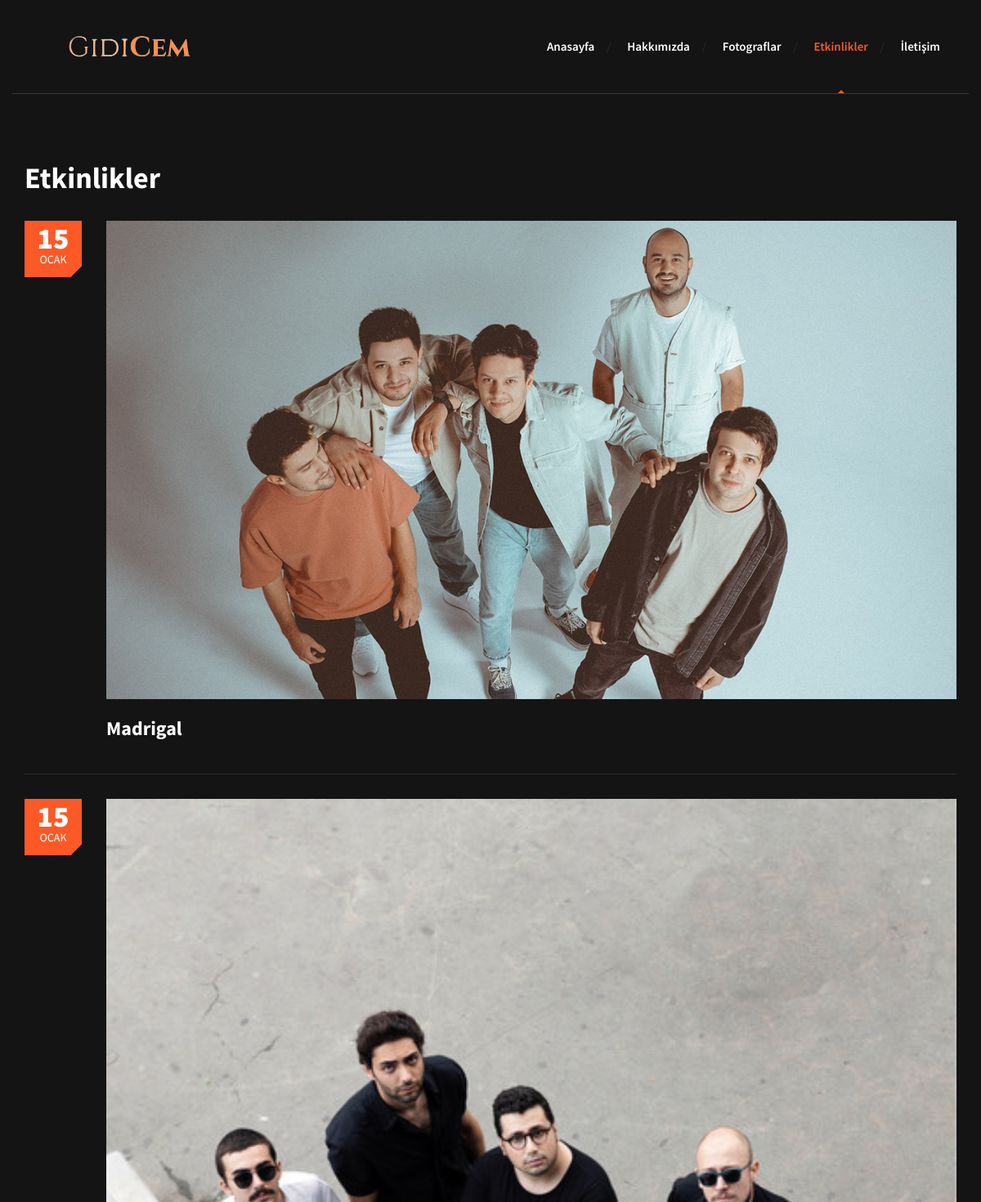
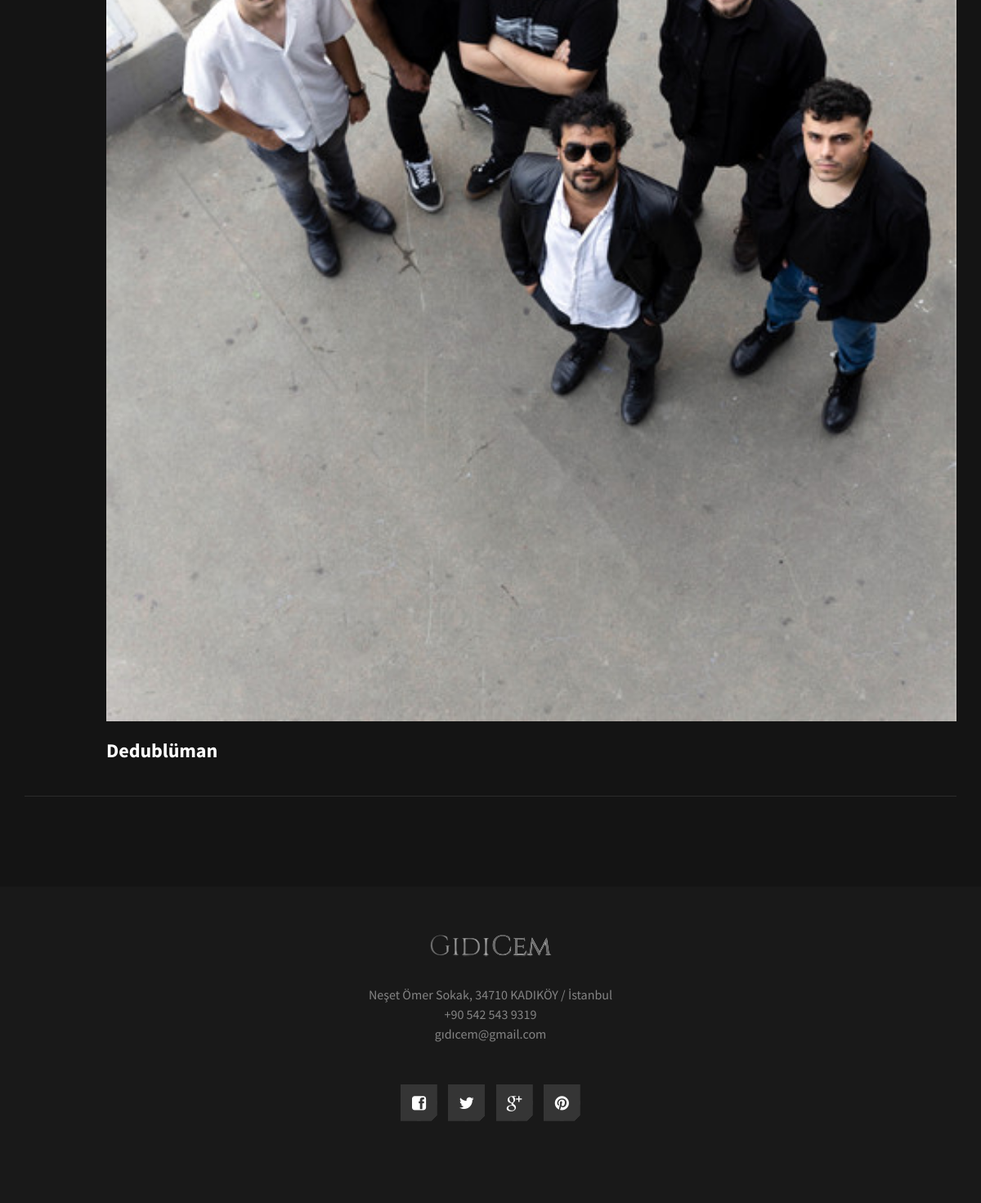
The page /gidicem/blog.php on the database its author committed (2 pictures, top to bottom).
### tables this page shows
CREATE TABLE IF NOT EXISTS `etkinlikler` (
  `id` int(11) NOT NULL AUTO_INCREMENT,
  `gun` varchar(250) NOT NULL,
  `ay` varchar(250) NOT NULL,
  `photo` varchar(250) NOT NULL,
  `isim` varchar(250) NOT NULL,
  PRIMARY KEY (`id`)
);

### gidicem/blog.php (the view, shortened to what this page needs)
<!DOCTYPE html>
<html lang="tr">
	<head>
		<link href="fonts/font-awesome.min.css" rel="stylesheet" type="text/css">
		<link rel="stylesheet" href="style.css">
	</head>
	<body>
		<div id="site-content">
			<header class="site-header">
				<div class="container">
					<a href="index.php" id="branding">
						<img src="dummy/logo.png" alt="Site Title">
					</a>
					<nav class="main-navigation">
						<ul class="menu">
							<li class="menu-item "><a href="index.php">Anasayfa</a></li>
							<li class="menu-item"><a href="about.php">Hakkımızda</a></li>
							<li class="menu-item"><a href="gallery.php">Fotograflar</a></li>
							<li class="menu-item current-menu-item"><a href="blog.php">Etkinlikler</a></li>
							<li class="menu-item"><a href="contact.php">İletişim</a></li>
						</ul>
					</nav>
				</div>
			</header>
			<main class="main-content">
				<div class="fullwidth-block inner-content">
					<div class="container">
						<div class="row">
							<div class="col-md-12">
								<div class="content">
									<h2 class="entry-title">Etkinlikler</h2>
									<?php
									$conn = new PDO("mysql:host=localhost;dbname=gidicem;charset=utf8", "root", "");
									$veri = $conn
									->query("SELECT * FROM etkinlikler")
									->fetchAll();
									foreach($veri as $row){
										echo
										"
										<div class=\"post\">
										<div class=\"entry-date\">
											<div class=\"date\">".$row[1]."</div>
											<span class=\"month\">".$row[2]."</span>
										</div>
										<div class=\"featured-image\">
											<img src=\"actvty/".$row[3]."\" alt=\"\">
										</div>
										<h2 class=\"entry-title\"><a href=\"#\">".$row[4]."</a></h2>
										<p></p>
									</div>";
								}
								?>
								</div>
							</div>
						</div>
					</div>
				</div>
			</main>
			<footer class="site-footer">
				<div class="container">
					<img src="dummy/logo-footer.png" alt="Site Name">
					<address>
						<p>Neşet Ömer Sokak, 34710 KADIKÖY / İstanbul<br><a href="tel:5425439319">+90 542 543 9319</a> <br> <a href="mailto:gıdıcem@gmail.com">gıdıcem@gmail.com</a></p>
					</address>
					<div class="social-links">
						<a href="#"><i class="fa fa-facebook-square"></i></a>
						<a href="#"><i class="fa fa-twitter"></i></a>
						<a href="#"><i class="fa fa-google-plus"></i></a>
						<a href="#"><i class="fa fa-pinterest"></i></a>
					</div>
				</div>
			</footer>
		</div>
	</body>
</html>

### rows shown on the page
etkinlikler: gun "15", ay "OCAK", photo (picture), isim "Madrigal"
etkinlikler: gun "15", ay "OCAK", photo (picture), isim "Dedublüman"
